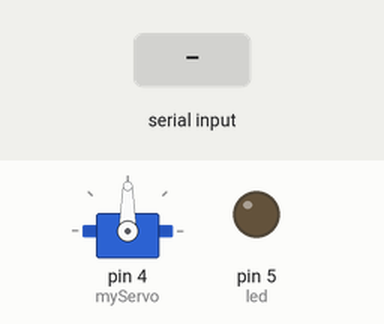
Recording of a sketch running on a simulated Arduino Uno, built with avr-gcc and run on an emulated ATmega328P. Shown: servo, output pins drawn as LEDs (lit = HIGH). The inputs (shaded band) are chosen by the test bench.

Above: at 1.2 s.
1.3 s: "led 1\n" received over Serial
At 1.7 s:
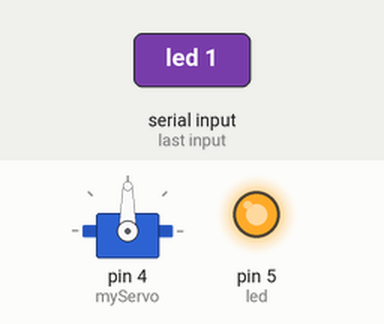
2.8 s: "x 45\n" received over Serial
At 4.0 s:
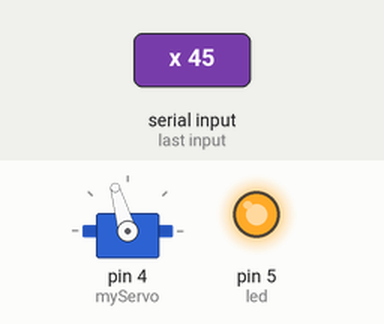
4.3 s: "led 0\n" received over Serial
At 5.2 s:
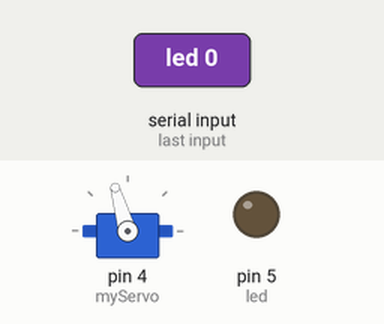
Timing chart, 0 to 7.3 s (numbered marks = the images above; inputs shaded):
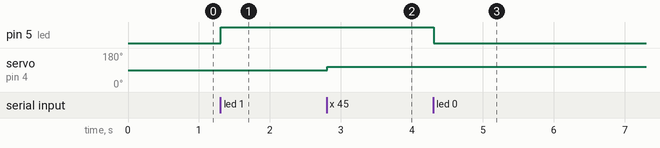

The sketch:

skateboard.ino.ino
```cpp
#define bluetooth Serial
#include <Servo.h>
Servo myServo;

char cmd[100];    //for storing the character sent one byte via HC05
int cmdIndex;
int led = 5;      //for headlamps


// executing the speed control and led control
void exeCmd() {
  // for led control, here led0 and led 1 are the assigned id
  if(strcmp(cmd, "led 0")==0) digitalWrite(led, LOW);
  if(strcmp(cmd, "led 1")==0) digitalWrite(led, HIGH);

  //for speed control, here x is id assigned in the app
  if(cmd[0]=='x' && cmd[1]==' ') {

    // value starts at cmd[2]
    // atof converts string to float

    float val = atof(cmd+2);
    // val ranging from -255 to 255
    val = val*2;

    int servoMicroseconds = 1500+val;

    myServo.writeMicroseconds(servoMicroseconds);   // values ranging from 1000 to 2000
  }
}


void setup() {
  bluetooth.begin(9600); // Bluetooth default baud is 115200

  myServo.attach(4, 1000, 2000);  // ESC input connected at pin 4
  cmdIndex = 0;
  pinMode(led, OUTPUT);
  digitalWrite(led, LOW);

}


void loop() {

  if(bluetooth.available()) {

    char c = (char)bluetooth.read();

    if(c=='\n') {
      cmd[cmdIndex] = 0;
      exeCmd();  // execute the command
      cmdIndex = 0; // reset the cmdIndex
    } else {
      cmd[cmdIndex] = c;
      if(cmdIndex<99) cmdIndex++;
    }
  }

}
```

Measured:
- after the input at 1.3 s, pin 5 (led): LOW → HIGH at once
- after the input at 2.8 s, servo on pin 4 (myServo): 90° → 106° at once
- after the input at 4.3 s, pin 5 (led): HIGH → LOW at once
